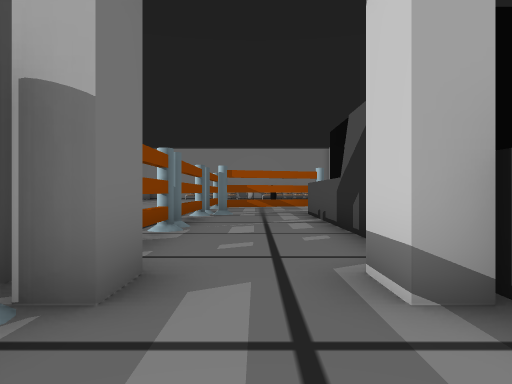
view 1 (above)

24 first-person views from a walk through a scene from a Unity 3-D project. The camera is 1.4 m above the floor, looks level and sees 70° across. The floor is counted in squares, 2 m on a side. Each view is taken from the middle of a square. On the plan, view 1 faces up. The plan holds only what a view shows up to about 11 squares ahead; the rest is blank. The place goes on beyond the plan. The player is left out. Some surface patterns are stand-ins.

view 2
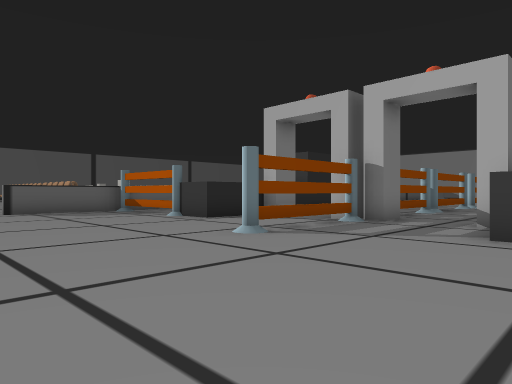

view 3
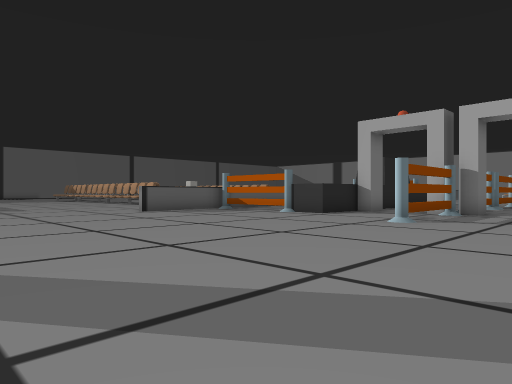

view 4
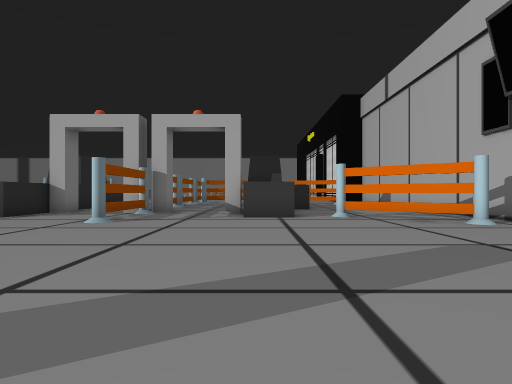

view 5
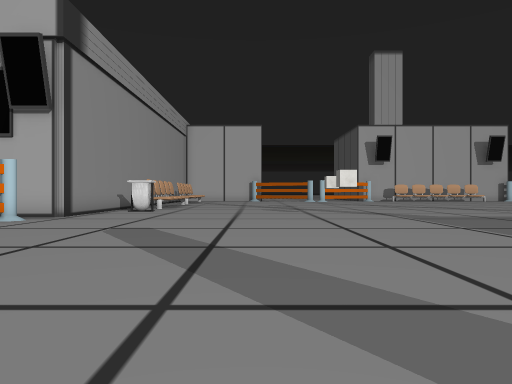

view 6
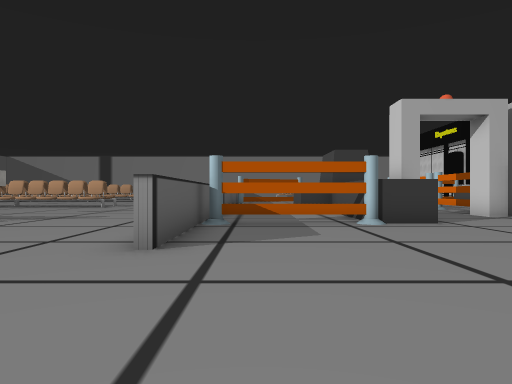

view 7
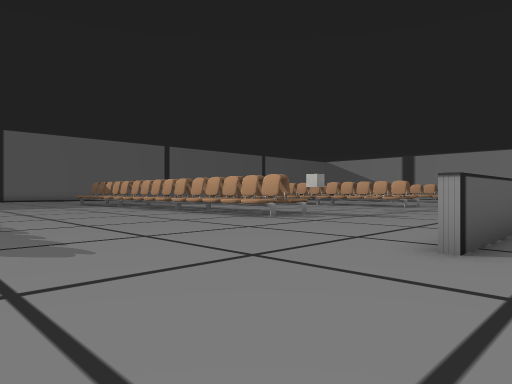

view 8
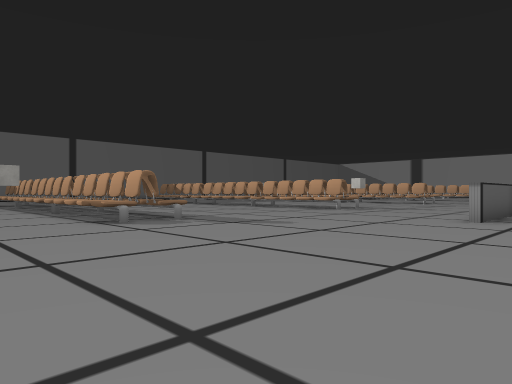

view 9
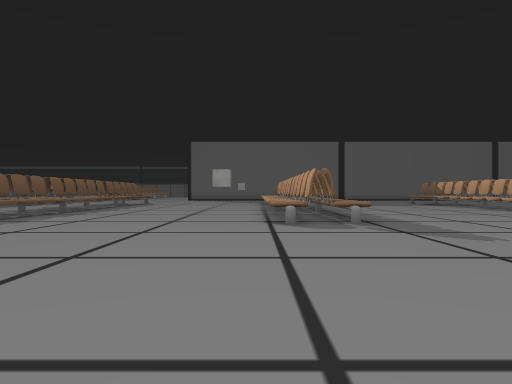

view 10
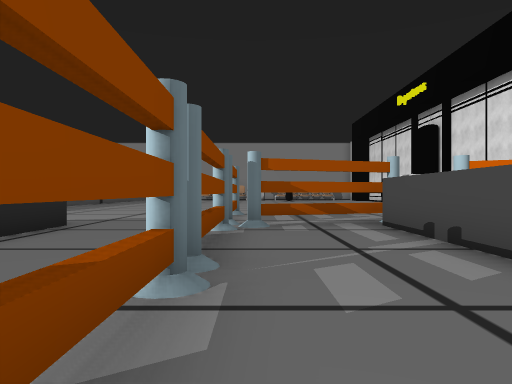

view 11
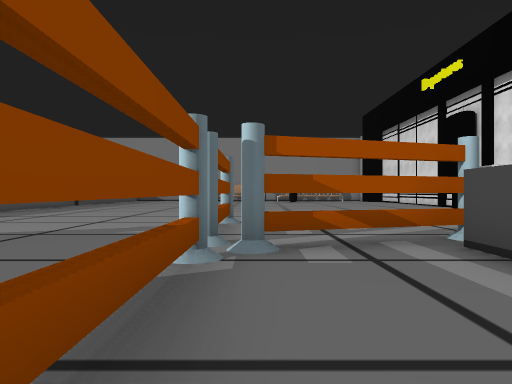

view 12
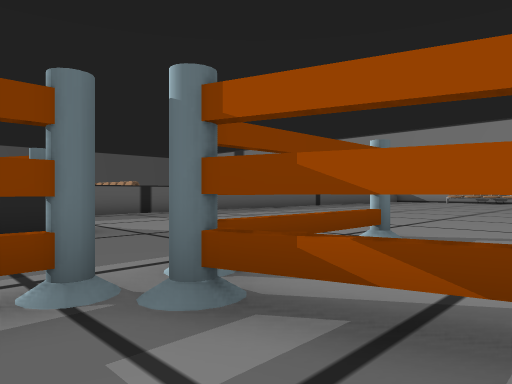

view 13
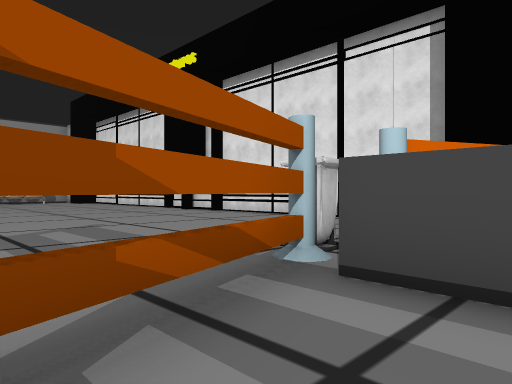

view 14
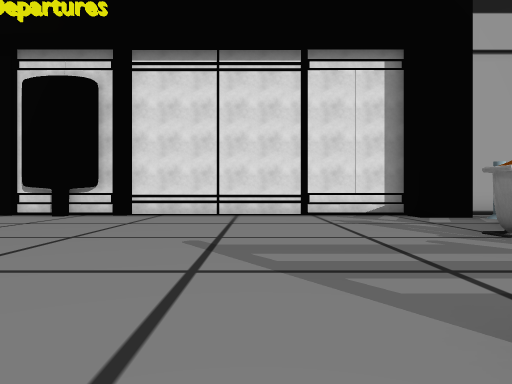

view 15
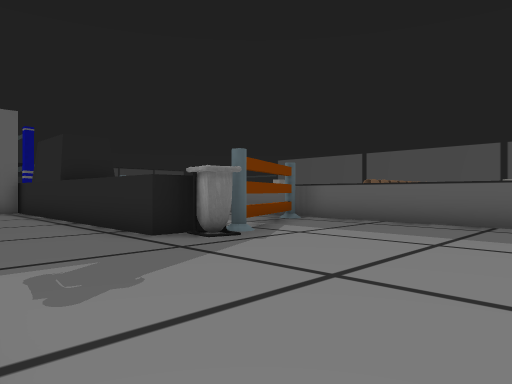

view 16
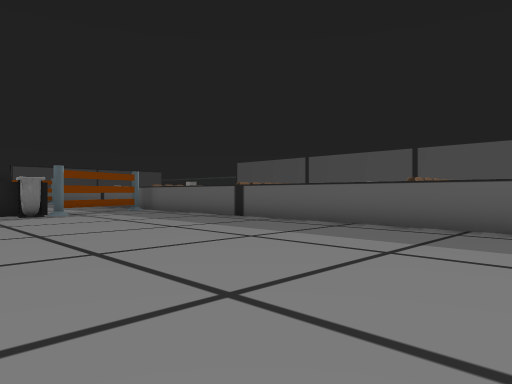

view 17
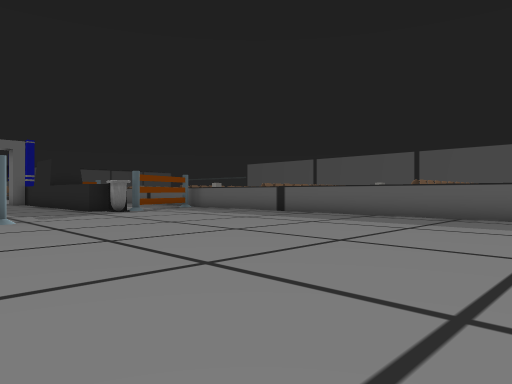

view 18
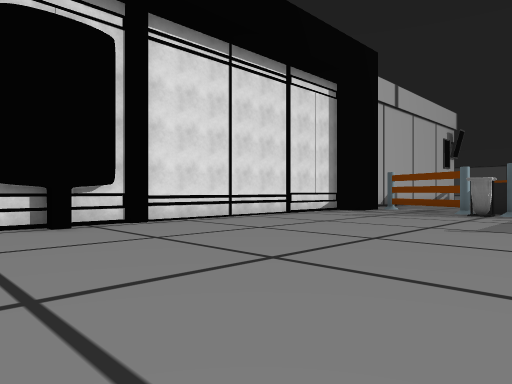

view 19
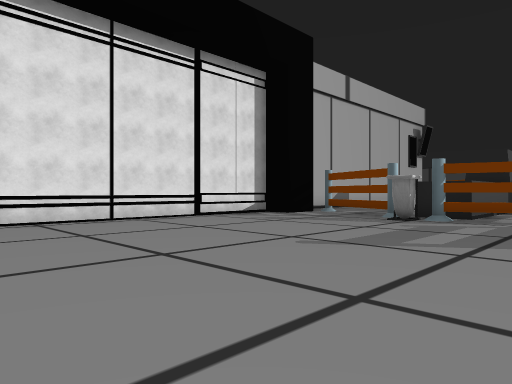

view 20
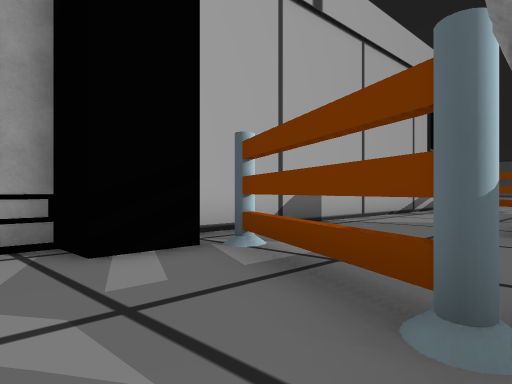

view 21
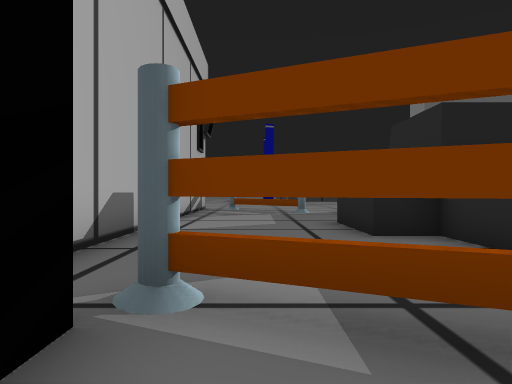

view 22
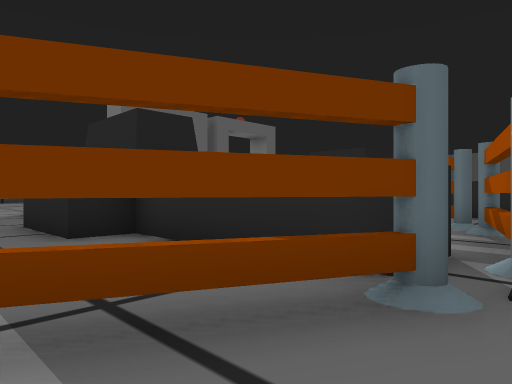

view 23
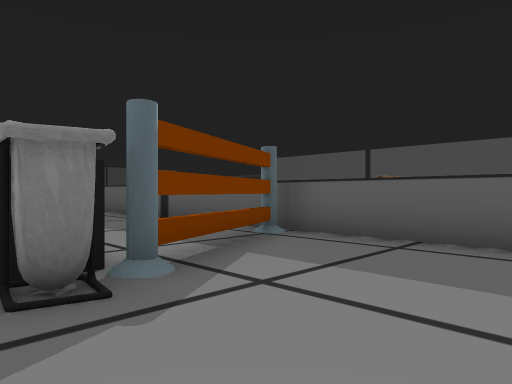

view 24
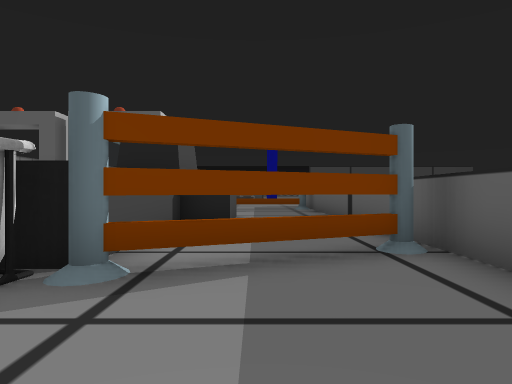

### Floor plan
Key: @ floor where view 1 was taken; # wall or solid block; x gap in a wall; . floor; ^ raised ledge; T thing the floor can be seen under or through; B bin; O other object.
Columns run from 20 left of view 1 to 9 right of it. Each row starts with its distance up from view 1.
 25                  .......
 24             ................#
 23           #.................#
 22           #.................#
 21           #.................#
 20           #.................#
 19           #.................#
 18           #.................#
 17           #.................#
 16           #.................#
 15           #.......#.........#
 14           #.......#.........#
 13           #.......#....B....#
 12           #..OB...#OOOO#OO.
 11           #OO.##..x...##.OO##
 10           #...##..#...##....#
  9           #...##..#...##.  .#
  8           #...##..#...##....#
  7           #..###..x...###...#
  6           #..###. #...###...#
  5           #..###. #...  #...#
  4           #..  #.  ...  ....#
  3     ....  #...#  .O#.O# ....#
  2     ..... #...# ..#...# ....#
  1     ^.... #...##..#...# ....#
  0    ^^.... #TTTT#..#.@.##.O..#
 -1   ........#.......#.......O.#
 -2  .........#................###
 -3 ..........#...................
 -4 ..............................
 -5 ..............................
 -6 ..............................
 -7  .............................
 -8  ^^^^.........................
 -9 #^^^^.......  ................
-10 .............      ...........
-11 .............         ........
-12  ............          .......
-13  ............            .....
-14  .......                  ....
-15  .....                      ..

Positions as (right, up) in squares from view 1, and headings:
1: (0, 0), facing up
2: (3, -6), facing up-left
3: (2, -10), facing up-left
4: (2, -10), facing up
5: (-2, -8), facing right
6: (-9, -8), facing up
7: (-9, -8), facing up-left
8: (-8, -13), facing up-left
9: (-8, -10), facing left
10: (-1, 4), facing up
11: (-1, 7), facing up
12: (1, 10), facing up-left
13: (-1, 10), facing up-right
14: (-3, 17), facing right
15: (-2, 17), facing down-left
16: (-3, 24), facing down-left
17: (0, 25), facing down-left
18: (0, 25), facing down-right
19: (-1, 22), facing down-right
20: (3, 14), facing down-right
21: (6, 13), facing down
22: (6, 13), facing down-left
23: (-5, 15), facing down-left
24: (-8, 15), facing down
